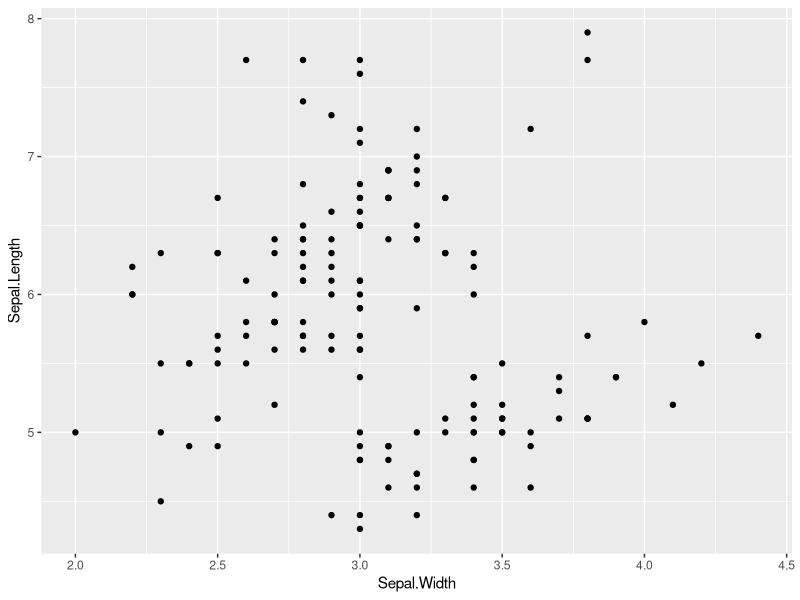
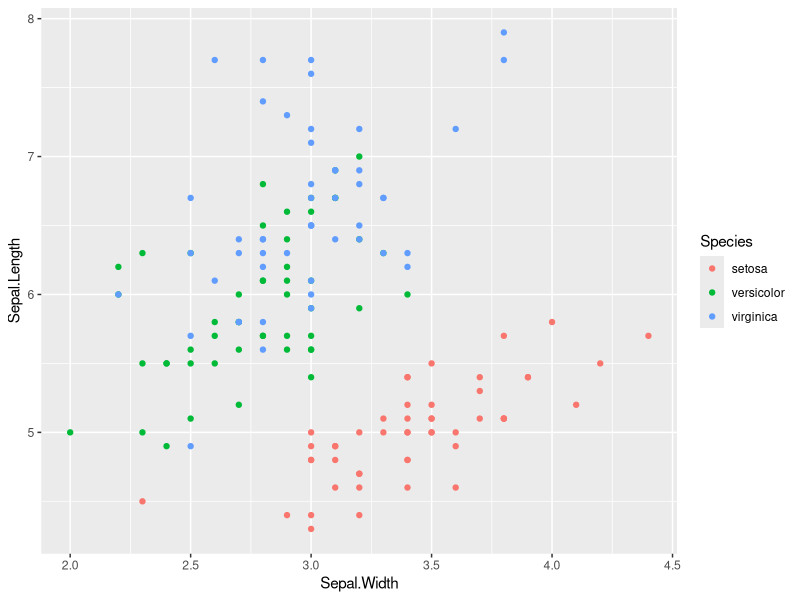
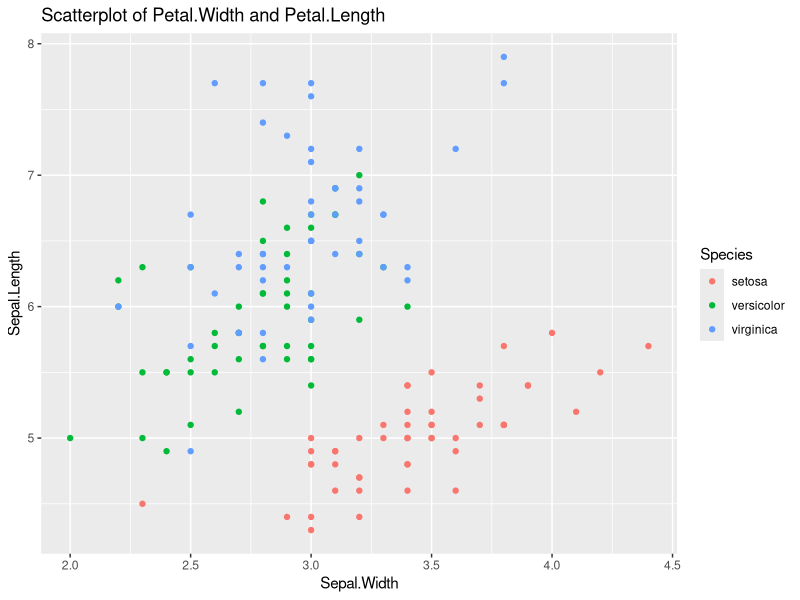
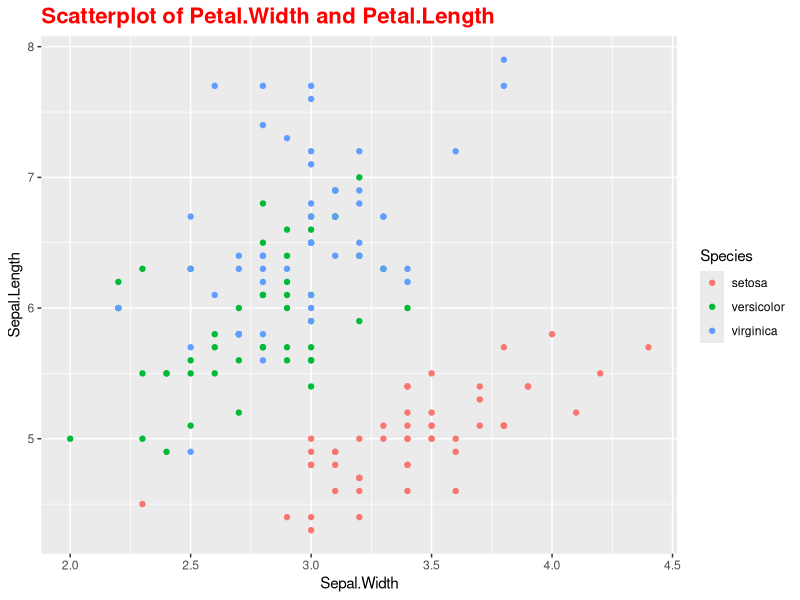
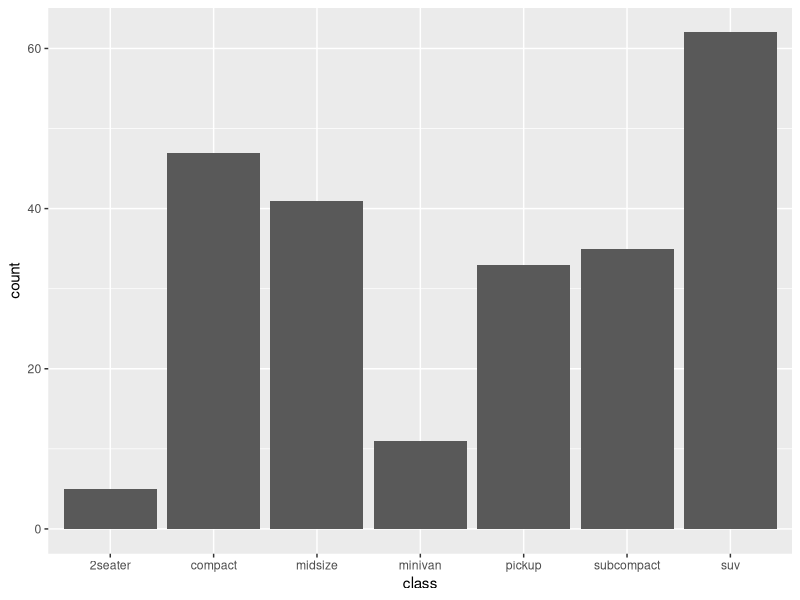
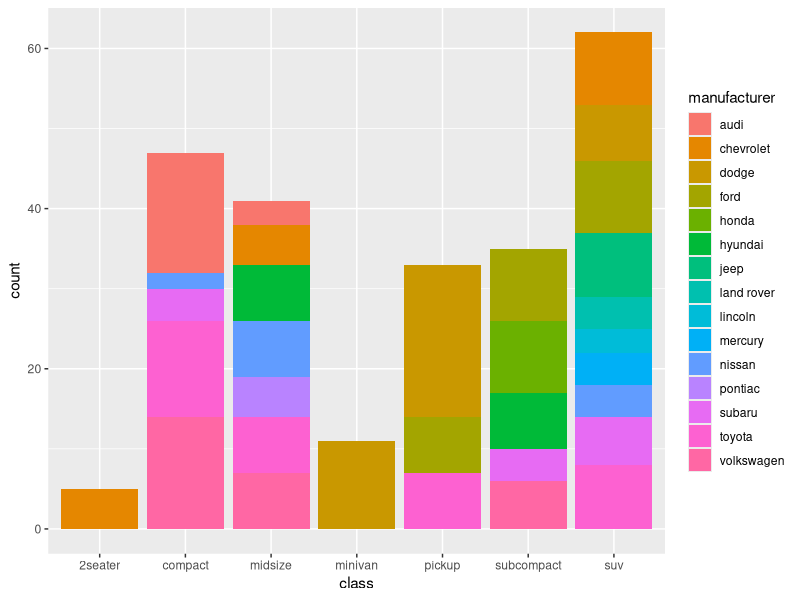
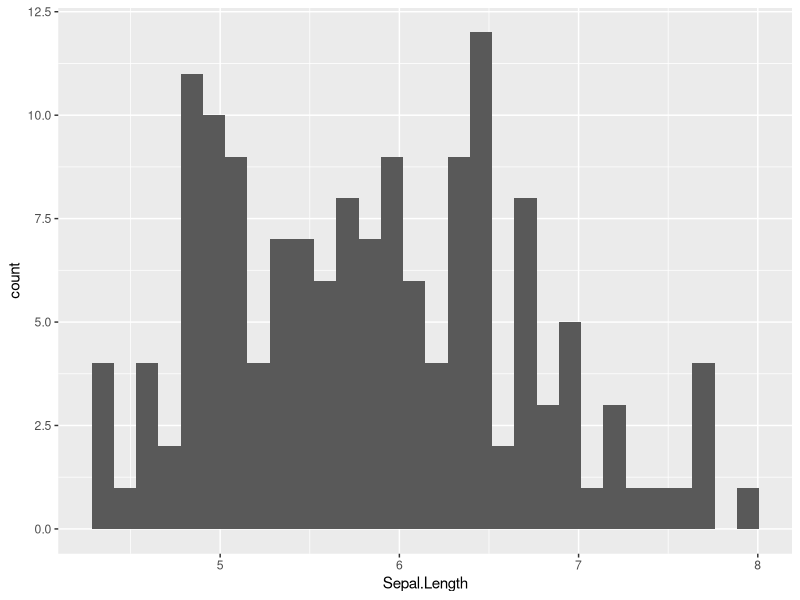
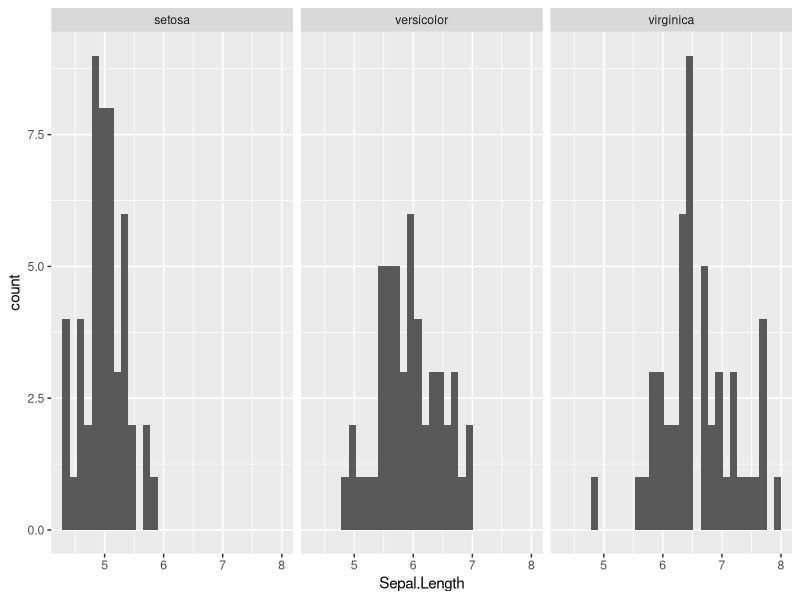

Write R code to recreate these figures, in order.
## ---- chunk 1
require(knitr) 
options(width=80)
opts_chunk$set(list(fig.show='hold', dpi=100, fig.width=4, fig.height=3.5, fig.pos='H!'))#, fig.path="figures/lm-"))
show_solution <- show_solution <- if (exists("show_solution_mk")){
  show_solution_mk
} else {
  FALSE
}
## ---- chunk 2
require(ggplot2)
## ---- chunk 3
data("iris")
## ---- chunk 4
dim(iris)
head(iris)
str(iris)
## ---- chunk 5
data("mpg")
## ---- chunk 6
dim(mpg)
head(mpg)
str(mpg)
## ---- chunk 7
pl <- ggplot(data = iris, mapping = aes(x=Sepal.Width, y=Sepal.Length)) +
        geom_point()
pl
## ---- chunk 8
pl <- ggplot(data = iris, mapping = aes(x=Sepal.Width, y=Sepal.Length, colour=Species)) +
  geom_point() 
  
pl
## ---- chunk 9
pl <- ggplot(data = iris, mapping = aes(x=Sepal.Width, y=Sepal.Length, colour=Species)) +
  geom_point() +
  ggtitle("Scatterplot of Petal.Width and Petal.Length")
  
pl
## ---- chunk 10
pl <- ggplot(data = iris, mapping = aes(x=Sepal.Width, y=Sepal.Length, colour=Species)) +
  geom_point() +
  ggtitle("Scatterplot of Petal.Width and Petal.Length") +
  theme(plot.title = element_text(colour = "red", size = 16, face = "bold"))
  
pl
## ---- chunk 11
pl <- ggplot(mpg, aes(class)) +
  geom_bar()
pl
## ---- chunk 12
pl <- ggplot(mpg, aes(class, fill=manufacturer)) +
  geom_bar()
pl
## ---- chunk 13
pl <- ggplot(data=iris, aes(x=Sepal.Length)) + 
    geom_histogram()
pl
## ---- chunk 14
pl <- ggplot(data=iris, aes(x=Sepal.Length)) + 
    geom_histogram() +
  facet_grid(. ~ Species)
pl
## ---- chunk 15
pl <- ggplot(data=iris, aes(x=Species, y=Sepal.Width)) + 
  geom_boxplot()

pl 
## ---- chunk 16
pl <- ggplot(data=iris, aes(x=Species, y=Sepal.Width)) + 
  geom_boxplot(fill="#00FFFF", colour="#0000FF", outlier.colour = "red")

pl 
## ---- chunk 17
pl <- ggplot(data=iris, aes(x=Species, y=Sepal.Width)) + 
  geom_boxplot(fill="#00FFFF", colour="#0000FF", outlier.colour = "red") +
  ggtitle("Boxplot of Sepal.Width vs Species")
pl 
## ---- chunk 18
require(dplyr)
iris2 <- iris %>% mutate(time=1:150)
## ---- chunk 19
ggplot(data = iris2, mapping = aes(y=Sepal.Width, x= time)) + 
  geom_line()
